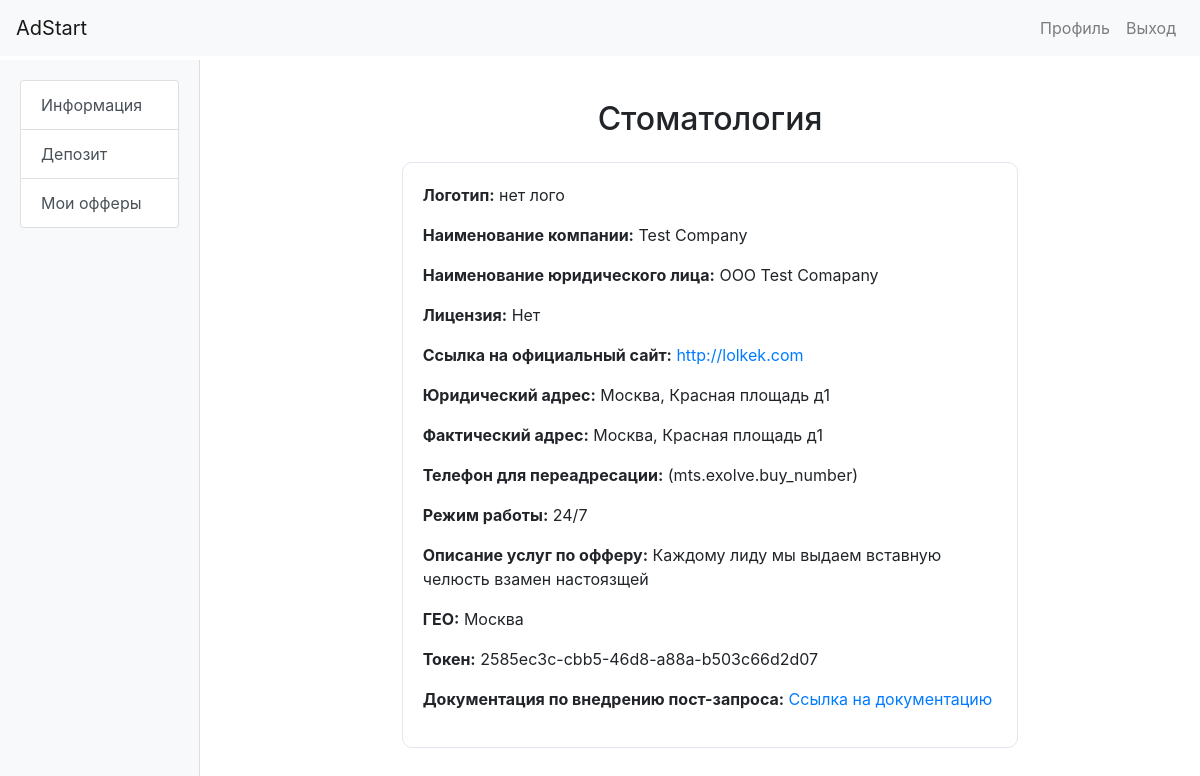
Page /offers/webmaster/4/ (signed in) on the committed database.
### offers/models.py (models this page shows, shortened)
class Offer(models.Model):
    STATUS_CHOICES = [
        ('registered', 'Регистрация'),
        ('active', 'Активен'),
        ('paused', 'Пауза'),
        ('stopped', 'СТОП'),
    ]
    PUBLIC_STATUS_CHOICES = [
        ('private', 'Закрытый'),
        ('public', 'Публичный'),
    ]
    partner_card = models.ForeignKey(PartnerCard, on_delete=models.CASCADE, related_name='offers')
    logo = models.ImageField(upload_to='offer_logos/', blank=True, null=True, verbose_name='Логотип')
    name = models.CharField(max_length=255, verbose_name='Наименование оффера')
    inn = models.CharField(max_length=12, verbose_name='ИНН', blank=True, null=True)
    contract_number = models.CharField(max_length=50, verbose_name='Номер Договора', default='AUTO_GENERATE')
    contract_date = models.DateField(default=date.today, verbose_name='Дата договора')
    working_hours = models.CharField(max_length=255, blank=True, null=True, verbose_name='Режим работы колл-центра')
    service_description = models.TextField(verbose_name='Описание услуг по офферу')
    geo = models.CharField(max_length=255, blank=True, null=True, verbose_name='ГЕО')
    lead_price = models.DecimalField(max_digits=10, decimal_places=2, verbose_name='Цена за лид', blank=True, null=True)
    status = models.CharField(max_length=20, choices=STATUS_CHOICES, default='registered', verbose_name='Актуальность')
    public_status = models.CharField(max_length=20, choices=PUBLIC_STATUS_CHOICES, default='private', verbose_name='Публичный статус')
    webmaster = models.ForeignKey(Webmaster, on_delete=models.SET_NULL, blank=True, null=True, related_name='offers')
    unique_token = models.UUIDField(default=uuid.uuid4, editable=False, unique=True, verbose_name='Уникальный токен',
                                    help_text='Уникальный токен для определения связи между оффером и вебмастером')
    class Meta:
        verbose_name = 'Оффер'
        verbose_name_plural = 'Офферы'

### partner_cards/models.py (models this page shows, shortened)
class PartnerCard(models.Model):
    advertiser = models.OneToOneField(Advertiser, on_delete=models.CASCADE, related_name='partner_card')
    logo = models.ImageField(upload_to='partner_logos/', blank=True, null=True, verbose_name='Логотип')
    name = models.CharField(max_length=255, verbose_name='Наименование')
    legal_name = models.CharField(max_length=255, verbose_name='Наименование Юр. лица')
    license = models.FileField(upload_to='licenses/', blank=True, null=True, verbose_name='Лицензия')
    website = models.URLField(verbose_name='Ссылка на официальный сайт')
    legal_address = models.CharField(max_length=255, verbose_name='Юридический адрес')
    actual_addresses = models.TextField(verbose_name='Фактический адрес')
    company_details = models.TextField(verbose_name='Реквизиты компании', blank=True, null=True,)
    contracts = models.FileField(upload_to='contracts/', blank=True, null=True,
                                 verbose_name='Договор, акты, доп. соглашения')
    main_phone = models.CharField(max_length=20, verbose_name='Телефон основной')
    deposit = models.DecimalField(max_digits=10, decimal_places=2, verbose_name='Депозит', blank=True, null=True)
    is_approved = models.BooleanField(default=False, verbose_name='Одобрен администратором')
    class Meta:
        verbose_name = 'Карточка партнера'
        verbose_name_plural = 'Карточки партнеров'

### offers/views.py (the view)
# urls.py: path('webmaster/<int:pk>/', WebmasterOfferDetailView.as_view(), name='webmaster_offer_detail'),
class WebmasterOfferDetailView(LoginRequiredMixin, DetailView):
    model = Offer
    template_name = 'offers/webmaster_offer_detail.html'
    context_object_name = 'offer'

### user_accounts/templatetags/custom_tags.py (called while the page is built)
@register.inclusion_tag('user_accounts/menu.html', takes_context=True)
def load_menu(context):
    user = context['user']
    advertiser_profile = None
    webmaster_profile = None
    if user.is_authenticated:
        try:
            advertiser_profile = Advertiser.objects.get(user=user)
        except Advertiser.DoesNotExist:
            pass
        try:
            webmaster_profile = Webmaster.objects.get(user=user)
        except Webmaster.DoesNotExist:
            pass
    return {
        'user': user,
        'advertiser_profile': advertiser_profile,
        'webmaster_profile': webmaster_profile,
    }

### user_accounts/templates/offers/webmaster_offer_detail.html (shortened to what this page needs)
{% extends "base.html" %}
{% block content %}
<div class="row justify-content-center">
    <div class="col-md-8">
        <h2 class="my-4 text-center">{{ offer.name }}</h2>
        <div class="card">
            <div class="card-body">
                <p><strong>Логотип:</strong>
                    {% if offer.partner_card.logo %}
                        <img src="{{ offer.partner_card.logo.url }}" alt="{{ offer.name }}" width="100">
                    {% else %}
                        нет лого
                    {% endif %}
                </p>
                <p><strong>Наименование компании:</strong> {{ offer.partner_card.name }}</p>
                <p><strong>Наименование юридического лица:</strong> {{ offer.partner_card.legal_name }}</p>
                <p><strong>Лицензия:</strong> {% if offer.partner_card.license %}<a href="{{ offer.partner_card.license.url }}">Скачать</a>{% else %}Нет{% endif %}</p>
                <p><strong>Ссылка на официальный сайт:</strong> <a href="{{ offer.partner_card.website }}" target="_blank">{{ offer.partner_card.website }}</a></p>
                <p><strong>Юридический адрес:</strong> {{ offer.partner_card.legal_address }}</p>
                <p><strong>Фактический адрес:</strong> {{ offer.partner_card.actual_addresses }}</p>
                <p><strong>Телефон для переадресации:</strong> (mts.exolve.buy_number)</p>
                <p><strong>Режим работы:</strong> {{ offer.working_hours }}</p>
                <p><strong>Описание услуг по офферу:</strong> {{ offer.service_description }}</p>
                <p><strong>ГЕО:</strong> {{ offer.geo }}</p>
                <p><strong>Токен:</strong> {{ offer.unique_token }}</p>
                <p><strong>Документация по внедрению пост-запроса:</strong> <a href="#">Ссылка на документацию</a></p>
            </div>
        </div>
    </div>
</div>
{% endblock %}

### user_accounts/templates/base.html (style rules this page uses)
.card-body { padding: 0.5rem 0.75rem; }
.card { border: 1px solid #e3e6f0; border-radius: 10px; }
.card-body { padding: 20px; }

### rows in the picture
Offer: name "Стоматология", partner_card.name "Test Company", partner_card.legal_name "OOO Test Comapany", partner_card.website "http://lolkek.com", partner_card.legal_address "Москва, Красная площадь д1", partner_card.actual_addresses "Москва, Красная площадь д1", working_hours "24/7", service_description "Каждому лиду мы выдаем вставную челюсть взамен настоязщей", geo "Москва", unique_token "2585ec3c-cbb5-46d8-a88a-b503c66d2d07"
